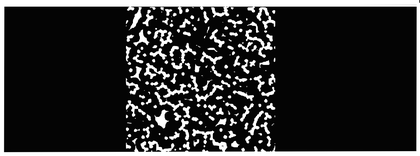
%> input picture fracture_network.png, 420 x 156 px, shrunk from 1204 x 447 before the run
$ octave run.m   (GNU Octave 9; MATLAB toolbox functions it lacks are replaced by stand-ins)
%> lines starting %> are read from the running program, lines starting %| are printed output that depends on the picture; in (x1, y1, x2, y2) boxes, pixels count from 0 and x2, y2 are one past the last pixel; in counts of white or black regions, pixels touching at a corner belong together; the program's own positions count from 1
### findBoundaryPolygons.m
function [pslgDomain] = findBoundaryPolygons(filename,variables)
%> called with filename = 'fracture_network.png'
%% Image editing
% Read file
domain_image=imread(filename);
%> domain_image is the input picture: size 156x420x3 uint8; mean R, G, B 46, 46, 46

% Variables
treshold_value = variables.treshold_value;
smallest_cluster_in_px = variables.smallest_cluster_in_px;
image_contains_outer_boundary = variables.image_contains_outer_boundary;
Lx = variables.Lx;
Ly = variables.Ly;
smooth_param = variables.smooth_param;
skip_param = variables.skip_param;

% Convert to grayscale and create binary image:
if size(domain_image,3)==3
    domain_image = rgb2gray(domain_image);
%> domain_image: size 156x420 uint8
end
img_bw = domain_image>treshold_value;
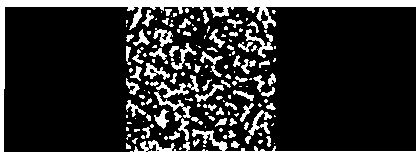
%> img_bw: size 156x420 logical; 19.7% white; 164 white regions (90 under 20 px), largest, box (x1, y1, x2, y2) and area: (0, 0, 420, 156) 7187, (245, 29, 273, 58) 244, (248, 110, 272, 136) 217
img_bw = 1-img_bw;

% divide into clusters:
[img_clusters,number_of_clusters] = bwlabel(img_bw,4);
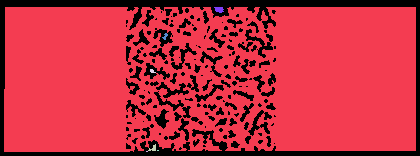
%> img_clusters: size 156x420 double; 8 distinct labels, from 0 to 7; one colour per label, 0 black
%> number_of_clusters = 7

% Delete smallest clusters
stats = regionprops(img_clusters,'Area');
%> stats = 7 regions; Area: 52521, 45, 29, 21, 16, 2, 2
clusters_to_keep = find([stats.Area] > smallest_cluster_in_px);
%> clusters_to_keep = [1 7]
img = ismember(img_clusters,clusters_to_keep);
%> img: size 156x420 logical; 80.2% white; 164 black regions (90 under 20 px), largest, box (x1, y1, x2, y2) and area: (0, 0, 420, 156) 7220, (245, 29, 273, 58) 244, (248, 110, 272, 136) 217
% Remove regions inside and small structures
img = bwmorph(img,'erode');
%> img: size 156x420 logical; 68.9% white; 45 black regions (11 under 20 px), largest, box (x1, y1, x2, y2) and area: (0, 0, 420, 156) 17373, (226, 44, 257, 75) 370, (125, 99, 152, 122) 283

img = 1-img;
img(round(end/2)+1:end,:) = imfill(img(round(end/2)+1:end,:),'holes');
img(1:round(end/2),:) = imfill(img(1:round(end/2),:),'holes');
%> img: size 156x420 double; values 0 (black) and 1 (white), 31.7% white; 45 white regions (11 under 20 px), largest, box (x1, y1, x2, y2) and area: (0, 0, 420, 156) 17747, (226, 44, 257, 75) 370, (125, 99, 152, 122) 286
without_border = imclearborder(img);
%> without_border: size 156x420 double; values 0 (black) and 1 (white), 4.6% white; 44 white regions (11 under 20 px), largest, box (x1, y1, x2, y2) and area: (226, 44, 257, 75) 370, (125, 99, 152, 122) 286, (153, 108, 170, 130) 232
img_boundary = (img-without_border);
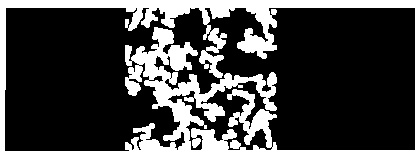
%> img_boundary: size 156x420 double; values 0 (black) and 1 (white), 27.1% white; 1 white region, box (x1, y1, x2, y2) and area: (0, 0, 420, 156) 17747
img = without_border;
img = imfill(img,'holes');

img = bwmorph(img,'clean');
img = bwmorph(img,'hbreak');
img = bwmorph(img,'spur');
%img = bwmorph(img,'majority');

% Delete smallest clusters again
img = bwlabel(img,4);
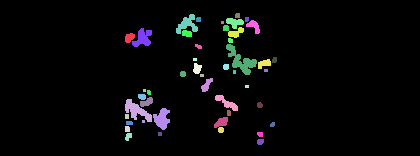
%> img: size 156x420 double; 47 distinct labels, from 0 to 46; one colour per label, 0 black
stats = regionprops(img,'Area');
%> stats = 46 regions; largest, Area: 370, 286, 232, 220, 211
clusters_to_keep = find([stats.Area] > smallest_cluster_in_px);
%> clusters_to_keep = 23 values from 1 to 43
img = ismember(img,clusters_to_keep);
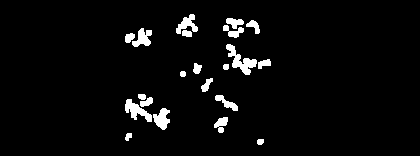
%> img: size 156x420 logical; 4% white; 21 white regions, largest, box (x1, y1, x2, y2) and area: (226, 44, 257, 75) 370, (125, 99, 152, 122) 286, (153, 108, 170, 130) 232

%% MESH
% Find holes:
B_all = bwboundaries(img,8);
%> B_all = 21 boundaries; largest, box (x1, y1, x2, y2) and points: (226, 44, 257, 75) 124, (125, 99, 152, 122) 94, (176, 14, 198, 34) 80, (132, 28, 152, 47) 74, (153, 108, 170, 130) 62

img = bwlabel(img);
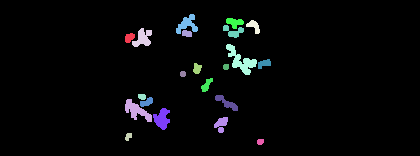
%> img: size 156x420 double; 22 distinct labels, from 0 to 21; one colour per label, 0 black
holes = regionprops(img,'pixelList');
%> holes = 21 items

% Extract boundaries and scale to domain (-1,1)x(-1,1)
x=[];
y=[];
pslgInner.holes=[];
pslgInner.segments=[];
pslgInner.segmentmarkers=[];

for i = 1:length(B_all)
    B = B_all{i};
    [~,ind] = unique(B,'rows');
    B = B(sort(ind),:);
    B = B(1:skip_param:end,:);
    B(:,1)=2*B(:,1)/size(img,1)-1;
    B(:,2)=2*B(:,2)/size(img,2)-1;
    B_per_smooth = [B(end-smooth_param:end,:);B(1:end,:);B(1:smooth_param,:)];
    x_polygon = smooth(B_per_smooth(:,2),smooth_param)'+1e-9*rand(1,length(B_per_smooth)); x_polygon = x_polygon(smooth_param+2:end-smooth_param);
    y_polygon = -smooth(B_per_smooth(:,1),smooth_param)'+1e-9*rand(1,length(B_per_smooth)); y_polygon = y_polygon(smooth_param+2:end-smooth_param);
    x = [x x_polygon];
    y = [y y_polygon];

    xrand = 2*holes(i).PixelList(:,1)'/size(img,2)-1;
    yrand = -2*holes(i).PixelList(:,2)'/size(img,1)+1;
    for j = 1:length(xrand)
        if inpolygon(xrand(j),yrand(j),[x_polygon x_polygon(1)],[y_polygon y_polygon(1)])
            pslgInner.holes = [pslgInner.holes [xrand(j);yrand(j)]];
            break;
        end
    end
    pslgInner.segments = [pslgInner.segments length(pslgInner.segments)+[ (1:length(x_polygon));[(2:length(x_polygon)),1]]];
    pslgInner.segmentmarkers = [pslgInner.segmentmarkers ones(1,length(x_polygon))];
end
%> this loop made 21 passes
%> (ind, x_polygon, y_polygon) on pass 9: ([2; 3; 4; 5; 1; 6; 16; 7; 15; 8; 14; 9; 13; 12; 11; 10], [-0.131 -0.128 -0.123 -0.12 -0.121 -0.125 -0.13 -0.132], [0.0538 0.0615 0.059 0.0487 0.0359 0.0282 0.0308 0.041])
%> y_polygon on pass 16: [0.149 0.156 0.154 0.144 0.131 0.121 0.118 0.123 0.136]
%> after the loop, B = 19 rows, first 12: [-0.192 0.233; -0.205 0.243; -0.205 0.252; -0.218 0.262; -0.218 0.271; -0.231 0.281; -0.218 0.286; -0.192 0.29; -0.167 0.29; -0.154 0.286; -0.154 0.276; -0.154 0.267]; pslgInner.holes = 21 columns, first 8: [-0.395 -0.395 -0.39 -0.362 -0.329 -0.324 -0.262 -0.152; 0.513 -0.333 -0.744 0.436 -0.231 -0.333 -0.5 0.628]; x = 488 values, max 0.287 at index 477, min -0.399 at index 61, mean -0.0606; y = 488 values, max 0.792 at index 180, min -0.844 at index 467, mean 0.081

pslgInner.points = [x;y];
%> pslgInner.points = 488 columns, first 8: [-0.396 -0.391 -0.385 -0.376 -0.369 -0.364 -0.363 -0.365; 0.521 0.538 0.551 0.556 0.551 0.541 0.526 0.505]

if image_contains_outer_boundary
    %Extract outer walls:
    B = bwboundaries(img_boundary,4,'holes');
    [cell_length] = cellfun(@length, B);
    [~,max_ind] = max(cell_length);
    B = B{max_ind};
    [~,ind] = unique(B,'rows');
    B = B(sort(ind),:);
    B = B(1:skip_param:end,:);
    B(:,1)=2*B(:,1)/size(img,1)-1;
    B(:,2)=2*B(:,2)/size(img,2)-1;
    x_polygon = smooth(B(:,2),smooth_param)'+1e-9*rand(1,length(B));
    y_polygon = -smooth(B(:,1),smooth_param)'+1e-9*rand(1,length(B));

    %Delete edge points for sharp boundary:
    ind_right = find(x_polygon>0.9);
    x_polygon(ind_right)=[];
    y_polygon(ind_right) =[];
    x_polygon = [x_polygon(1:(min(ind_right)-1)) 1 1 x_polygon((min(ind_right)):end)];
    y_polygon = [y_polygon(1:(min(ind_right)-1)) 1 -1 y_polygon((min(ind_right)):end)];
    ind_left = find(x_polygon<-0.9);
    x_polygon(ind_left)=[];
    y_polygon(ind_left) =[];
    x_polygon = [x_polygon(1:(min(ind_left)-1)) -1 -1 x_polygon((min(ind_left)):end)];
    y_polygon = [y_polygon(1:(min(ind_left)-1)) -1 1 y_polygon((min(ind_left)):end)];
    ind_left = find(x_polygon<-(1-1e-9));
    ind_right = find(x_polygon>(1-1e-9));
    pslgOuter.points = [x_polygon(:)';y_polygon(:)'];
    tmp = [1:size(pslgOuter.points,2)-1; 2:size(pslgOuter.points,2)];
    tmp(end)=1;
    pslgOuter.segments = size(pslgInner.points,2) + tmp;
    tmp_markers = ones(1,size(pslgOuter.segments,2));
    tmp_markers(ind_left(1))=2; tmp_markers(ind_right(1))=3;
    if size(pslgInner.points,2)>0
        pslgOuter.segmentmarkers = max(pslgInner.segmentmarkers)+tmp_markers;
    else
        pslgOuter.segmentmarkers = tmp_markers;
    end
else
    x_wall_all{1} = [-1 1];
    x_wall_all{2} = 0;
    x_wall_all{3} = -1;
    x_wall_all{4} = -1;
    pslgOuter.points = [[x_wall_all{3}       1+0*x_wall_all{1}       fliplr(x_wall_all{4})   -1+0*x_wall_all{2}];
        [1+0*x_wall_all{3}   fliplr(x_wall_all{1})   -1+0*x_wall_all{4}      x_wall_all{2}]];
    pslgOuter = fliplr(pslgOuter);
    tmp = [1:size(pslgOuter.points,2)-1; 2:size(pslgOuter.points,2)];
    tmp(end)=1;
    pslgOuter.segments = size(pslgInner.points,2) + tmp;
%> pslgOuter.segments = [489 490 491 492; 490 491 492 489]
    pslgOuter.segmentmarkers = max(pslgInner.segmentmarkers)+ones(1,size(pslgOuter.segments,2));
end

% Combine:
if size(pslgInner.points,2)>0
    pslgDomain.points = [pslgInner.points pslgOuter.points];
%> pslgDomain.points = 493 columns, first 8: [-0.396 -0.391 -0.385 -0.376 -0.369 -0.364 -0.363 -0.365; 0.521 0.538 0.551 0.556 0.551 0.541 0.526 0.505]
    pslgDomain.holes = pslgInner.holes;
%> pslgDomain.holes has the same summary as pslgInner.holes
    pslgDomain.segments = [pslgInner.segments pslgOuter.segments];
%> pslgDomain.segments = 492 columns, first 8: [1 2 3 4 5 6 7 8; 2 3 4 5 6 7 8 9]
    pslgDomain.segmentmarkers = [pslgInner.segmentmarkers pslgOuter.segmentmarkers];
%> pslgDomain.segmentmarkers = 492 values from 1 to 2
else
    pslgDomain = pslgOuter;
end

%Scale to domain size
pslgDomain.points(1,:) = pslgDomain.points(1,:)*Lx;
pslgDomain.points(2,:) = pslgDomain.points(2,:)*Ly;
if size(pslgInner.points,2)>0
    pslgDomain.holes(1,:) = pslgDomain.holes(1,:)*Lx;
    pslgDomain.holes(2,:) = pslgDomain.holes(2,:)*Ly;
else
   pslgDomain.holes=[];
end

### run.m
%Example script to create vectorized plot from an image.
%


%%  Set Variables
var.treshold_value = 50; % threshold value for creating binary image from color image. Transforms image to grayscale and then applies the criterion. (1-255)
var.smallest_cluster_in_px = 30; %Smallest allowed cluster in pixels that is inluded in the vectorized plot
var.image_contains_outer_boundary = false; % Extract outer walls if they exist. If set to false, a box with dimensions [-Lx,Lx],[-Ly,Ly] is returned
var.Lx = 2; % X-axis is scaled to [-Lx,Lx]
var.Ly = 1; % Y-axis is scaled to [-Ly,Ly]
var.smooth_param = 5; % Apply smoothing to the boundaries to avoid pixelized look (smooth(x,smooth_param) is used)
var.skip_param = 2; % Skip points to avoid pixelized look.

%% Extract points and segments
pslg = findBoundaryPolygons('fracture_network.png',var);

%% plot the segments
x = [pslg.points(1,pslg.segments(1,:));pslg.points(1,pslg.segments(2,:))];
%> x = 492 columns, first 8: [-0.792 -0.783 -0.77 -0.752 -0.737 -0.728 -0.726 -0.73; -0.783 -0.77 -0.752 -0.737 -0.728 -0.726 -0.73 -0.741]
y = [pslg.points(2,pslg.segments(1,:));pslg.points(2,pslg.segments(2,:))];
%> y = 492 columns, first 8: [0.521 0.538 0.551 0.556 0.551 0.541 0.526 0.505; 0.538 0.551 0.556 0.551 0.541 0.526 0.505 0.485]
plot(x,y,'-k')
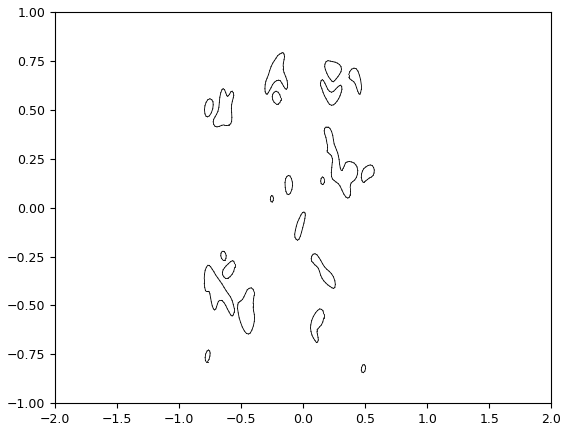
%> figure redrawn from the program's plot data
